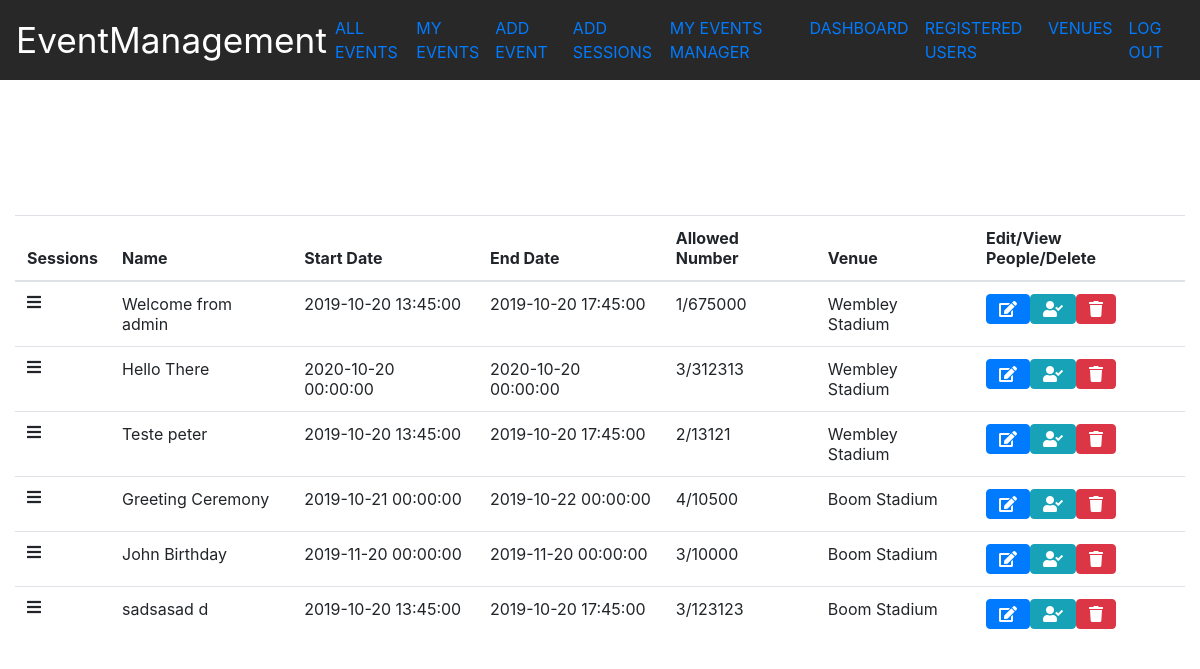
Page /admin-dashboard.php (signed in) on the committed database.
### tables this page shows
CREATE TABLE IF NOT EXISTS `event` (
  `idevent` int(11) NOT NULL,
  `name` varchar(50) NOT NULL,
  `datestart` datetime NOT NULL,
  `dateend` datetime NOT NULL,
  `numberallowed` int(11) NOT NULL,
  `venue` int(11) NOT NULL
);

CREATE TABLE IF NOT EXISTS `venue` (
  `idvenue` int(11) NOT NULL,
  `name` varchar(50) NOT NULL,
  `capacity` int(11) DEFAULT NULL
);

### DB/dbInfo.php (called while the page is built)
<?php
$host = "localhost";
$user = "root";
$pass = "mysql";
$db = "vxh5681";

### DB/DB.php (called while the page is built, shortened)
<?php
class DB {
    private $_connection;
    private static $_instance;
    public static function getInstance() {
        if (!self::$_instance) {
            self::$_instance = new self();
        }
        return self::$_instance;
    }
    private function __construct() {
        require_once ("dbInfo.php");
        try {
            $this->_connection = new PDO("mysql:host={$host};dbname={$db}", $user, $pass);
        } catch (PDOException $e) {
            echo $e->getMessage();
        }
    }
    public function getConnection() {
        return $this->_connection;
    }
}
?>

### Data/Event.php (called while the page is built)
<?php
class Event {
    private $idevent;
    private $name;
    private $datestart;
    private $dateend;
    private $numberallowed;
    private $venue;
    public function getIdevent() {
        return $this->idevent;
    }
    public function getName() {
        return $this->name;
    }
    public function getDatestart() {
        return $this->datestart;
    }
    public function getDateend() {
        return $this->dateend;
    }
    public function getNumberallowed() {
        return $this->numberallowed;
    }
    public function getVenue() {
        return $this->venue;
    }
}

### Data/AttendeeEvent.php (called while the page is built, shortened)
<?php
class AttendeeEvent {
    private $attendee;
    public function getAttendeee() {
        return $this->attendee;
    }
}
?>

### Business/Crud.php (the view, shortened to what this page needs)
<?php
class Crud {
    function __construct() {
        $db = Db::getInstance();
        $this->dbh = $db->getConnection();
    }
    function getSessionObjects($_id) {
        try {
            $data = array();
            $stmt = $this->dbh->prepare("select * from session where event = :_id");
            $stmt->bindParam(":_id", $_id, PDO::PARAM_STR);
            $stmt->execute();
            $stmt->setFetchMode(PDO::FETCH_CLASS, "Session");
            while ($attends = $stmt->fetch()) {
                $data[] = $attends;
            }
            return $data;
        } catch (PDOException $e) {
            echo $e->getMessage();
            die();
        }
    }
    function getRegisteredAttendeePerEvent($_id) {
        try {
            $stmt = $this->dbh->prepare("SELECT COUNT(attendee) as 'attendee' FROM attendee_event WHERE event = :_id LIMIT 1");
            $stmt->bindParam(":_id", $_id, PDO::PARAM_STR);
            $stmt->execute();
            $stmt->setFetchMode(PDO::FETCH_CLASS, "AttendeeEvent");
            $attends = $stmt->fetch();
            return $attends->getAttendeee();
        } catch (PDOException $e) {
            echo $e->getMessage();
            die();
        }
    }
    function getRegisteredAttendeePerSession($_id) {
        try {
            $stmt = $this->dbh->prepare("SELECT COUNT(attendee) as 'attendee' FROM attendee_session WHERE session = :_id LIMIT 1");
            $stmt->bindParam(":_id", $_id, PDO::PARAM_STR);
            $stmt->execute();
            $stmt->setFetchMode(PDO::FETCH_CLASS, "AttendeeSession");
            $attends = $stmt->fetch();
            return $attends->getAttendee();
        } catch (PDOException $e) {
            echo $e->getMessage();
            die();
        }
    }
    function getManagenedEvents($flag) {
        if ($flag === "admin") {
            $data = $this->getEventListForAdmin();
        }
        if (count($data) > 0) {
            $bigString = '<div class="d-flex justify-content-center"><table class="table table-responsive table-hover"><thead>';
            $bigString .= '<tr><th>Sessions<th>Name</th><th>Start Date</th><th>End Date</th><th>Allowed Number</th><th>Venue</th><th>Edit/View People/Delete</th></tr></thead><tbody>';
            $count = 1;
            foreach ($data as $row) {
                $bigString .= '<tr><td class="clickable" data-toggle="collapse" id="row' . $count . '" data-target=".row' . $count . '"><i class="fas fa-bars"></i></td>';
                $bigString .= "<td>{$row->getName()}</td><td>{$row->getDatestart()}</td><td>{$row->getDateend()}</td><td>{$this->getRegisteredAttendeePerEvent($row->getIdevent())}/{$row->getNumberallowed()}</td><td>{$row->getVenue()}</td><td><button class='btn btn-primary' onclick='editEvent({$row->getIdevent()})'  ><i class='fas fa-edit'></i></button><button class='btn btn-info' onclick='viewEventPeople({$row->getIdevent()})'  ><i class='fas fa-user-check'></i></button><button class='btn btn-danger' onclick='deleteEvent({$row->getIdevent()})'  ><i class='fas fa-trash'></i></button></td></tr>";
                $sessionResult = $this->getSessionObjects($row->getIdevent());
                if (count($sessionResult) > 0) {
                    foreach ($sessionResult as $sessions) {
                        $bigString .= '<tr class="collapse row' . $count . '">';
                        $bigString .= "<td>" . "-- Session " . "</td><td>{$sessions->getName()}</td><td>{$sessions->getStartdate()}</td><td>{$sessions->getEnddate()}</td><td>{$this->getRegisteredAttendeePerSession($sessions->getIdsession())}/{$sessions->getNumberallowed()}</td>";
                        $bigString .= "<td></td><td><button class='btn btn-primary' onclick='updateSession({$sessions->getIdsession()}, {$row->getIdevent()})'  ><i class='fas fa-edit'></i></button><button class='btn btn-info' onclick='viewSessionPeople({$sessions->getIdsession()})'  ><i class='fas fa-user-check'></i></button><button class='btn btn-danger' onclick='deleteSession({$sessions->getIdsession()})'  ><i class='fas fa-trash'></i></button></td></tr>";
                    }
                }
                $count++;
            }
            $bigString .= "</tbody></table></div>";
        } else {
            $bigString = "<h2>No events found</h2>";
        }
        return $bigString;
    }
    function getEventListForAdmin() {
        try {
            $data = array();
            $stmt = $this->dbh->prepare("SELECT idevent, event.name, event.datestart, event.dateend, event.numberallowed, venue.name as 'venue' from event INNER JOIN venue ON event.venue = venue.idvenue");
            $stmt->execute();
            $stmt->setFetchMode(PDO::FETCH_CLASS, "Event");
            while ($attends = $stmt->fetch()) {
                $data[] = $attends;
            }
            return $data;
        } catch (PDOException $e) {
            echo $e->getMessage();
            die();
        }
    }
}

### navigation.php (shortened to what this page needs)
<?php
$navForAdminAndManager = '';
if ($_SESSION["role"] == 1 || $_SESSION["role"] == 2) {
    $navForAdminAndManager = '<li class="nav-item"><a href="addevent.php" class="nav-link">ADD EVENT</a></li><li class="nav-item"><a href="addsessions.php" class="nav-link">ADD SESSIONS</a></li><li class="nav-item"><a href="eventmanager.php" class="nav-link">MY EVENTS MANAGER</a></li>';
}
if ($_SESSION["role"] == 1) {
    $navForAdminAndManager .= '<li class="nav-item"><a href="admin-dashboard.php" class="nav-link">DASHBOARD</a></li><li class="nav-item"><a href="admin-registeredusers.php" class="nav-link">REGISTERED USERS</a></li><li class="nav-item"><a href="admin-venues.php" class="nav-link">VENUES</a></li>';
}
$picture = "";
$navElements = '<li class="nav-item">
                        <a href="welcome.php" class="nav-link">ALL EVENTS</a>
                    </li>
                    <li class="nav-item">
                        <a href="myevents.php" class="nav-link">MY EVENTS</a>
                    </li>' . $navForAdminAndManager .
        '<li class="nav-item">
                        <a href="logout.php" class="nav-link">LOG OUT</a>
                    </li>';
require 'header.php';
?>

### header.php (shortened to what this page needs)
<!doctype html>
<html lang="en">
    <head>
        <link rel="stylesheet" href="assets/style/style.css"/>
        <link rel="stylesheet" href="https://stackpath.bootstrapcdn.com/bootstrap/4.3.1/css/bootstrap.min.css">
        <link rel="stylesheet" href="https://use.fontawesome.com/releases/v5.6.3/css/all.css"></head>
</head>
<body>
    <nav class="navbar navbar-expand-lg fixed-top">
        <span id="nav-title">Event<span id="nav-title2">Management</span></span>
        <div class="collapse navbar-collapse" id="collapsibleNavId">
            <ul class="navbar-nav  ml-auto">
                <?php echo $navElements ?>
            </ul>
        </div>
    </nav>
    <div class="section container-fluid d-flex flex-column justify-content-center align-items-center" id="<?php echo $picture ?>">

### admin-dashboard.php (shortened to what this page needs)
<?php
require 'navigation.php';
?>
<?php
require 'Business/Crud.php';
$db = new Crud();
echo "<br>";
echo $db->getManagenedEvents("admin");
?>
<?php
require 'footer.php';
?>

### footer.php (shortened to what this page needs)
</body>
</html>

### assets/style/style.css (style rules this page uses)
html { scroll-behavior: smooth; }
body { font-family: Verdana, Arial, 'sans-serif'; overflow-x: hidden; height: 100%; margin: 0; color: black; }
.section { min-height: 100vh; padding: 86px 0; }
#nav-title { float: left; font-size: 220%; line-height: middle; line-height: 40px; color: white; }
#nav-title2 { line-height: middle; color: white; }
.navbar { background-color:#282828; }
.navbar-nav { color: white; }

### rows in the picture
event: name "Welcome from admin", datestart "2019-10-20 13:45:00", dateend "2019-10-20 17:45:00", idevent "1", numberallowed "675000", venue.name "Wembley Stadium"
event: name "Hello There", datestart "2020-10-20 00:00:00", dateend "2020-10-20 00:00:00", Idevent "3", numberallowed "312313", venue.name "Wembley Stadium"
event: name "Teste peter", datestart "2019-10-20 13:45:00", dateend "2019-10-20 17:45:00", Idevent "2", numberallowed "13121", venue.name "Wembley Stadium"
event: name "Greeting Ceremony", datestart "2019-10-21 00:00:00", dateend "2019-10-22 00:00:00", Idevent "4", numberallowed "10500", venue.name "Boom Stadium"
event: name "John Birthday", datestart "2019-11-20 00:00:00", dateend "2019-11-20 00:00:00", idevent "3", numberallowed "10000", venue.name "Boom Stadium"
event: name "sadsasad d", datestart "2019-10-20 13:45:00", dateend "2019-10-20 17:45:00", Idevent "3", numberallowed "123123", venue.name "Boom Stadium"
